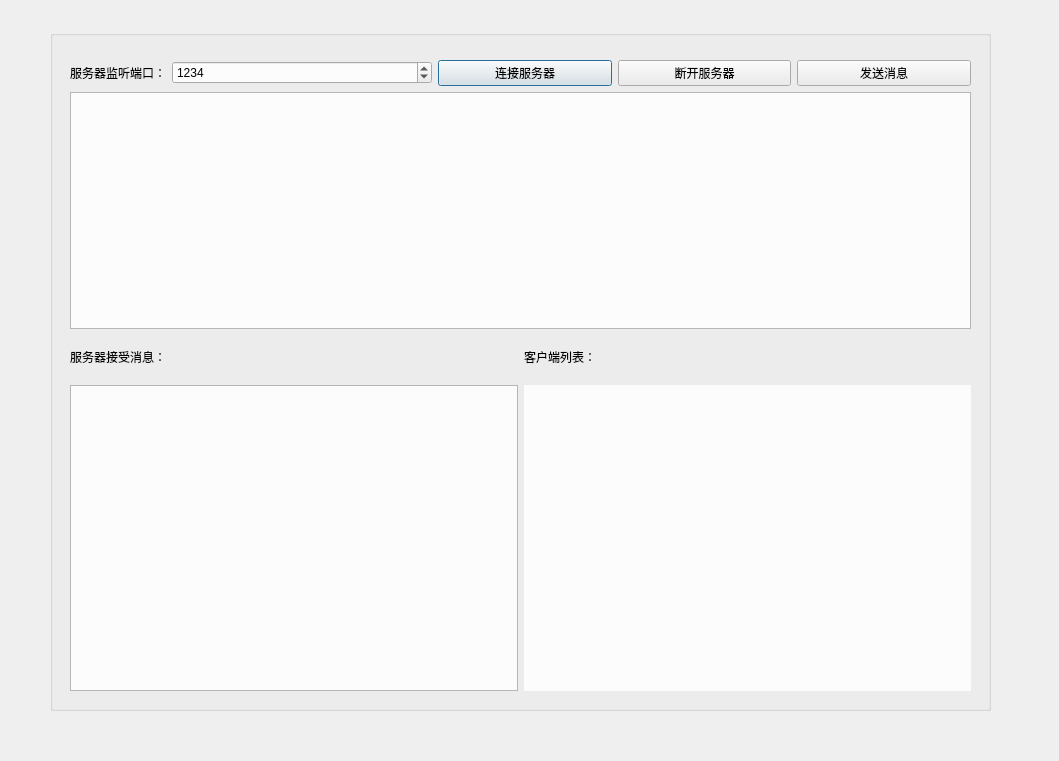
<?xml version="1.0" encoding="UTF-8"?>
<ui version="4.0">
 <class>MainDialog</class>
 <widget class="QDialog" name="MainDialog">
  <property name="geometry">
   <rect>
    <x>0</x>
    <y>0</y>
    <width>1059</width>
    <height>761</height>
   </rect>
  </property>
  <property name="windowTitle">
   <string>WebSocket服务器端--测试版</string>
  </property>
  <property name="windowIcon">
   <iconset resource="images.qrc">
    <normaloff>:/images/feibi_1.jpg</normaloff>:/images/feibi_1.jpg</iconset>
  </property>
  <widget class="QGroupBox" name="groupBox">
   <property name="geometry">
    <rect>
     <x>50</x>
     <y>30</y>
     <width>941</width>
     <height>681</height>
    </rect>
   </property>
   <property name="title">
    <string/>
   </property>
  </widget>
  <widget class="QWidget" name="">
   <property name="geometry">
    <rect>
     <x>70</x>
     <y>60</y>
     <width>901</width>
     <height>631</height>
    </rect>
   </property>
   <layout class="QVBoxLayout" name="verticalLayout_4" stretch="1,6">
    <item>
     <layout class="QHBoxLayout" name="horizontalLayout" stretch="1,3,2,2,2">
      <item>
       <widget class="QLabel" name="label">
        <property name="text">
         <string>服务器监听端口：</string>
        </property>
       </widget>
      </item>
      <item>
       <widget class="QSpinBox" name="spinBox">
        <property name="maximum">
         <number>99999999</number>
        </property>
        <property name="value">
         <number>1234</number>
        </property>
       </widget>
      </item>
      <item>
       <widget class="QPushButton" name="pushButton_Con">
        <property name="text">
         <string>连接服务器</string>
        </property>
       </widget>
      </item>
      <item>
       <widget class="QPushButton" name="pushButton_Disc">
        <property name="text">
         <string>断开服务器</string>
        </property>
       </widget>
      </item>
      <item>
       <widget class="QPushButton" name="pushButton_Sen">
        <property name="text">
         <string>发送消息</string>
        </property>
       </widget>
      </item>
     </layout>
    </item>
    <item>
     <layout class="QVBoxLayout" name="verticalLayout_3" stretch="2,3">
      <item>
       <widget class="QTextEdit" name="textEdit_Sen"/>
      </item>
      <item>
       <layout class="QHBoxLayout" name="horizontalLayout_2">
        <item>
         <layout class="QVBoxLayout" name="verticalLayout" stretch="1,7">
          <item>
           <widget class="QLabel" name="label_2">
            <property name="text">
             <string>服务器接受消息：</string>
            </property>
           </widget>
          </item>
          <item>
           <widget class="QTextEdit" name="textEdit_Rec"/>
          </item>
         </layout>
        </item>
        <item>
         <layout class="QVBoxLayout" name="verticalLayout_2" stretch="1,7">
          <item>
           <widget class="QLabel" name="label_3">
            <property name="text">
             <string>客户端列表：</string>
            </property>
           </widget>
          </item>
          <item>
           <widget class="QListWidget" name="listWidget_Cli">
            <property name="frameShape">
             <enum>QFrame::NoFrame</enum>
            </property>
           </widget>
          </item>
         </layout>
        </item>
       </layout>
      </item>
     </layout>
    </item>
   </layout>
  </widget>
  <zorder>groupBox</zorder>
  <zorder>label</zorder>
  <zorder>spinBox</zorder>
  <zorder>pushButton_Con</zorder>
  <zorder>pushButton_Disc</zorder>
  <zorder>pushButton_Sen</zorder>
  <zorder></zorder>
  <zorder>textEdit_Sen</zorder>
  <zorder>label_2</zorder>
  <zorder>textEdit_Rec</zorder>
  <zorder>label_3</zorder>
  <zorder>listWidget_Cli</zorder>
 </widget>
 <resources>
  <include location="images.qrc"/>
 </resources>
 <connections/>
</ui>
